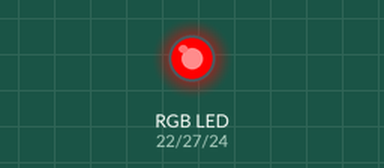
Recording of a program running on a simulated Raspberry Pi (BCM pin numbers). Shown: an RGB LED mixed from three pins (HIGH = lit).

Above: at 0.5 s.
At 2.5 s:
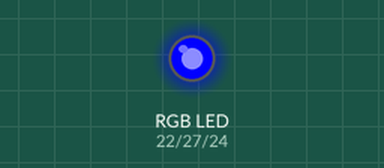
At 3.5 s:
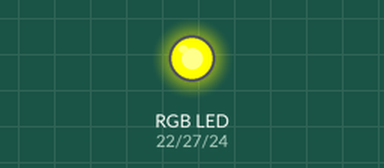
At 4.5 s:
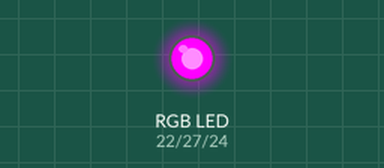
At 6.5 s:
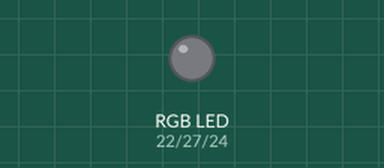
At 8.5 s:
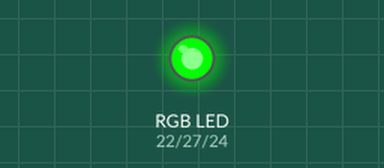
Timing chart, 0 to 9.1 s (numbered marks = the images above):
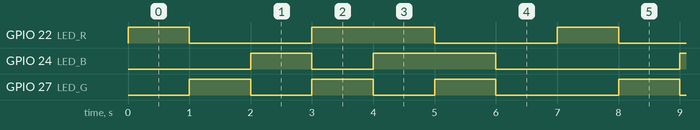

The program:

ColorLED.py
```python
# -*- coding:UTF-8 -*-

import RPi.GPIO as GPIO
import time

#Definition of RGB module pin
LED_R = 22
LED_G = 27
LED_B = 24

#Set the GPIO port to BCM encoding mode.
GPIO.setmode(GPIO.BCM)

#RGB pins are initialized into output mode
GPIO.setup(LED_R, GPIO.OUT)
GPIO.setup(LED_G, GPIO.OUT)
GPIO.setup(LED_B, GPIO.OUT)

#Display 7 color LED
try:
    while True:
        GPIO.output(LED_R, GPIO.HIGH)
        GPIO.output(LED_G, GPIO.LOW)
        GPIO.output(LED_B, GPIO.LOW)
        time.sleep(1)
        GPIO.output(LED_R, GPIO.LOW)
        GPIO.output(LED_G, GPIO.HIGH)
        GPIO.output(LED_B, GPIO.LOW)
        time.sleep(1)
        GPIO.output(LED_R, GPIO.LOW)
        GPIO.output(LED_G, GPIO.LOW)
        GPIO.output(LED_B, GPIO.HIGH)
        time.sleep(1)
        GPIO.output(LED_R, GPIO.HIGH)
        GPIO.output(LED_G, GPIO.HIGH)
        GPIO.output(LED_B, GPIO.LOW)
        time.sleep(1)
        GPIO.output(LED_R, GPIO.HIGH)
        GPIO.output(LED_G, GPIO.LOW)
        GPIO.output(LED_B, GPIO.HIGH)
        time.sleep(1)
        GPIO.output(LED_R, GPIO.LOW)
        GPIO.output(LED_G, GPIO.HIGH)
        GPIO.output(LED_B, GPIO.HIGH)
        time.sleep(1)
        GPIO.output(LED_R, GPIO.LOW)
        GPIO.output(LED_G, GPIO.LOW)
        GPIO.output(LED_B, GPIO.LOW)
        time.sleep(1)
except:
    print "except"
GPIO.cleanup()
```

Measured:
- by itself, GPIO 22 (LED_R): repeats every 7.0 s: LOW 2.0 s, HIGH 2.0 s, LOW 2.0 s, HIGH 1.0 s
- by itself, GPIO 24 (LED_B): repeats every 7.0 s: LOW 1.0 s, HIGH 2.0 s, LOW 3.0 s, HIGH 1.0 s
- by itself, GPIO 27 (LED_G): repeats every 7.0 s: 2 × (LOW 1.0 s, HIGH 1.0 s), LOW 2.0 s, HIGH 1.0 s
